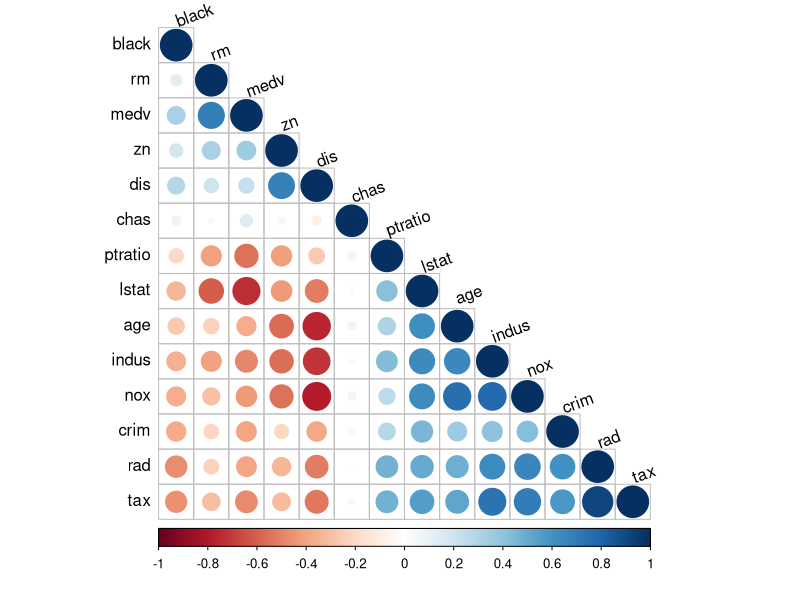
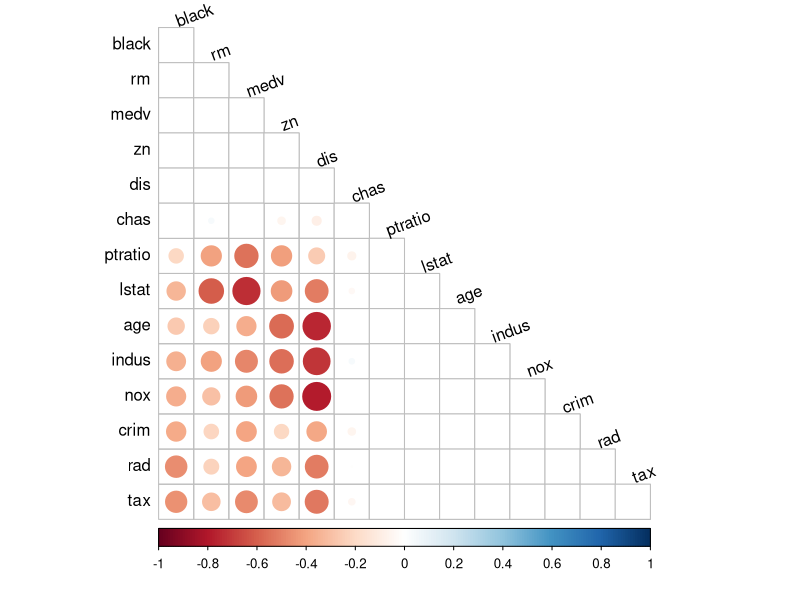
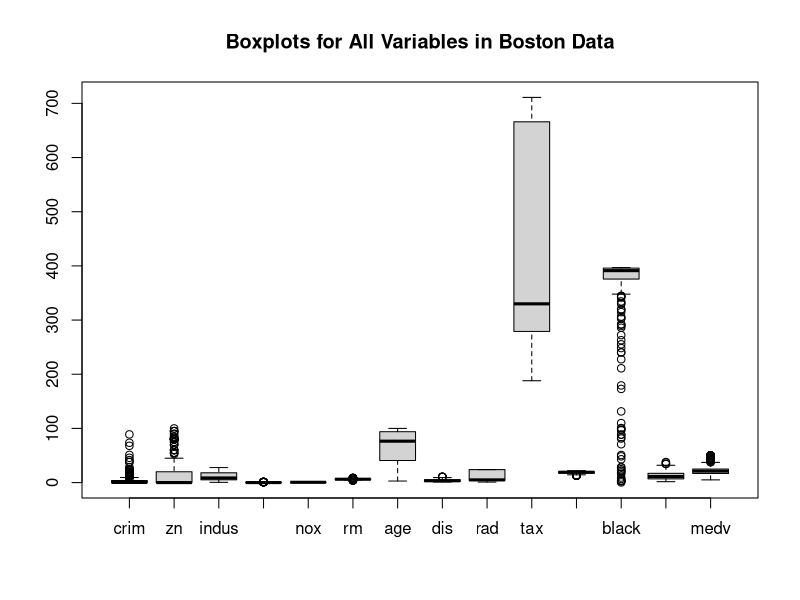
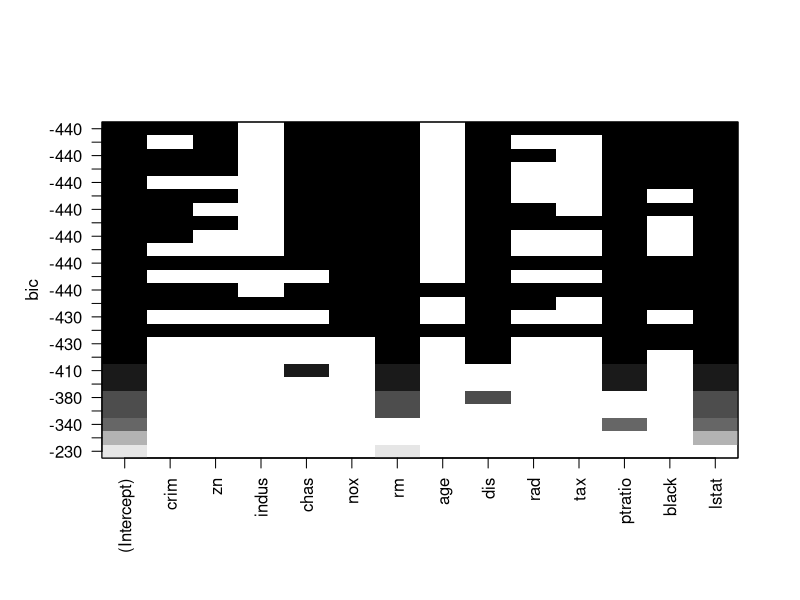
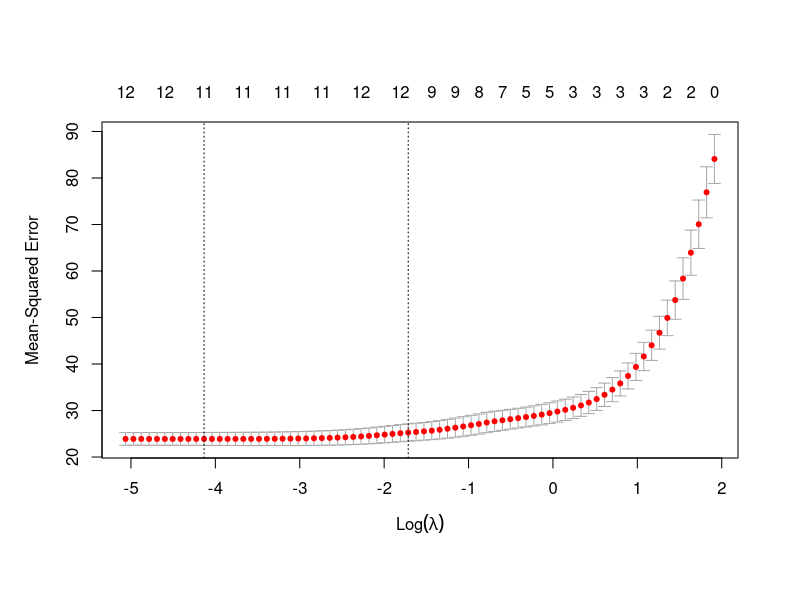
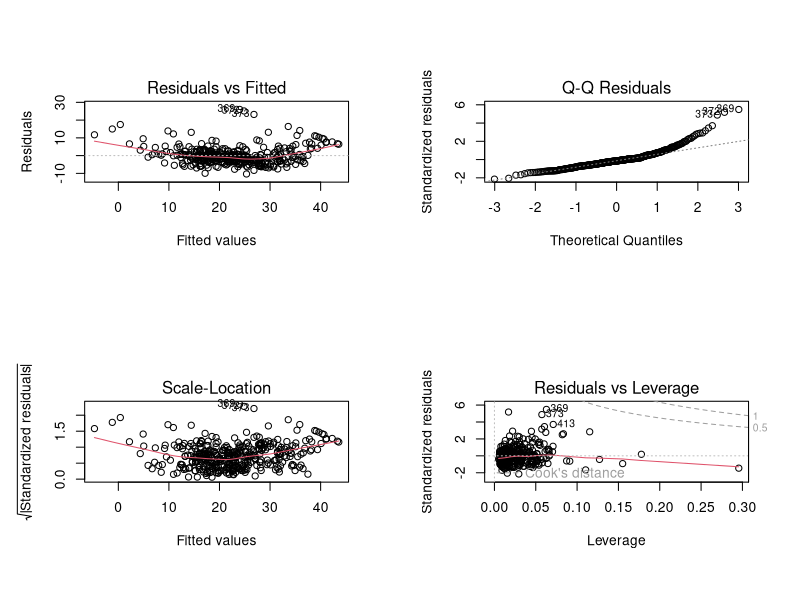

The R script that drew these images, in order: (Note: this script raises an error after producing the figures.)
# Homework 2 Question 1 

library(MASS)
library(corrplot)
library(leaps)
library(glmnet)

data(Boston)
?Boston
names(Boston)

#This splits the data into a Training set and a Testing set.
#Here the training data set is 75% and the testing data set is the unused 25%
sampleIndex <- sample(nrow(Boston),nrow(Boston)*0.75)
BostonTrain <- Boston[sampleIndex,]
BostonTest <- Boston[-sampleIndex,]
summary(BostonTrain)

# 1. Boston Housing data. 
# Random sample a training data set that contains 75% of original data points. 
# Find a best model with training data of Boston Housing using linear regression.
# 
# a) Start with exploratory data analysis. 
dim(BostonTrain)
#    What is the nature of each variable? 
str(Boston)
summary(Boston)
apply(BostonTrain, 2, mean, na.rm = TRUE)
sd(Boston$indus)
#    How about pairwise correlations? 
bostonCor <- cor(BostonTrain)
round(bostonCor, 2)

corrplot(bostonCor, type = "lower", order = "hclust", 
         tl.col = "black", tl.srt = 20)

# Insignificant correlations are leaved blank
corrplot(bostonCor, type = "lower", order = "hclust", 
         p.mat = bostonCor, sig.level = 0.05, insig = "blank",
         tl.col = "black", tl.srt = 20)

#    Are there outliers? 
boxplot(BostonTrain, main = "Boxplots for All Variables in Boston Data")
# boxplot(Boston$crim, main = "Crime Rate by Town")
# boxplot(Boston$zn, main = "Residential land zoned for lots over 25,000 sq.ft")
# boxplot(Boston$indus, main = "Proportion of non-retail business acres")
# boxplot(Boston$nox, main = "Nitrogen Oxides Concentration")
# boxplot(Boston$rm, main = "Average numbers of rooms per dwelling")
# boxplot(Boston$age, main = "Owner-occupied units built prior to 1940")
# boxplot(Boston$dis, main = "Mean of distances to 5 Boston employment centers")
# boxplot(Boston$rad, main = "Accessibility to Radial Highways")
# boxplot(Boston$tax, main = "Property-tax Rate (per $10,000)")
# boxplot(Boston$ptratio, main = "Student-teacher Ratio by Town")
# boxplot(Boston$black, main = "Proportion of African Americans by Town")
# boxplot(Boston$lstat, main = "Lower status of the population")
# boxplot(Boston$medv, main = "Median value of owner-occupied homes (by $10,000)")

#    Any major comments about the data?
#    It may be helpful to go through Page 96-97 of the original paper



#standardizing the data
#optional for Linear models

# i <- 1
# for (i in 1:(ncol(BostonTrain) - 1)) {
#   BostonTrain[,i] <- scale(BostonTrain[,i])
# }

# b) Conduct linear regression on the data (no variable transformation)
model1 <- lm(medv ~ ., data = BostonTrain)
summary(model1)

model1Summary <- summary(model1)
model1Summary$adj.r.squared
AIC(model1)
BIC(model1)

model2 <- lm(medv ~ chas + zn, data = BostonTrain)
summary(model2)
model2Summary <- summary(model2)
model2Summary$adj.r.squared
AIC(model2)
BIC(model2)

# c) Conduct variable selection, including best subset, stepwise, and LASSO.

#regsubsets only takes data frame as input
subsetResult <- regsubsets(medv~.,data = BostonTrain, nbest = 2, nvmax = 14)
summary(subsetResult) #selects variables based on BIC
plot(subsetResult, scale = "bic")

modelSubset <- lm(medv ~ lstat + rm + ptratio + chas + black + crim + dis + nox + rad + tax, data = BostonTrain)
summary(modelSubset)
modelSubsetSummary <- summary(modelSubset)
mean(modelSubset$residuals^2)
modelSubsetSummary$adj.r.squared
AIC(modelSubset)
BIC(modelSubset)


#stepwise
#making an empty lm
emptyModel <- lm(medv ~ 1, data = BostonTrain)
#making a lm with every variable 
fullModel <- lm(medv ~ ., data = BostonTrain)

#backward
modelBackward <- step(fullModel, direction = 'backward')
#want AIC to be smallest also, so the top variable should be removed, bc it lowers the AIC the most 

#forward
modelForward <- step(emptyModel, scope = list(lower = emptyModel, upper = fullModel), direction = 'forward')

#both ways
modelStepwise <- step(emptyModel, scope = list(lower = emptyModel, upper = fullModel), direction = 'both')
summary(modelStepwise)
#it keeps going until the AIC does not lower anymore

lassoMatrix <- glmnet(x = as.matrix(Boston[, -c(which(colnames(Boston) == 'medv'))]), y = Boston$medv, alpha = 1)
#lambda = 0.5
coef(lassoMatrix, s = 0.5)
#lambda = 1
coef(lassoMatrix, s = 1)
#lambda = 0.3145908
coef(lassoMatrix, s = 0.3145908)

#use 5-fold cross validation to pick lambda
cvLassoMatrix = cv.glmnet(x = as.matrix(Boston[, -c(which(colnames(Boston) == 'medv'))]), y = Boston$medv, alpha = 1, nfolds = 5)
plot(cvLassoMatrix)
cvLassoMatrix$lambda.min
cvLassoMatrix$lambda.1se

BostonInsamplePrediction <- predict(lassoMatrix, as.matrix(Boston[, -c(which(colnames(Boston) == 'medv'))]), s = cvLassoMatrix$lambda.1se)

modelLASSO <- lm(medv ~ lstat + rm + ptratio + chas + black + crim + dis + nox + zn , data = BostonTrain)
summary(modelLASSO)
modelLASSOSummary <- summary(modelLASSO)
mean(modelLASSO$residuals^2)
modelLASSOSummary$adj.r.squared
AIC(modelLASSO)
BIC(modelLASSO)
#     Find the best linear model. 
#stepwise
medv ~ lstat + rm + ptratio + dis + nox + zn + chas + black + 
  rad + tax + crim
AIC(modelStepwise)

#      Show residual diagnosis. 
par(mfrow = c(2,2)) # Change the panel layout to 2 x 2
plot(modelLASSO)
#      For LASSO variable selection, you may use either (or both) lambda.min or (and) lambda.1se as optimal λ.
coef(lassoMatrix, s = 0.3145908)
# d) Report model mean squared error (model MSE), R2, and adjusted R2 for the selected model.

modelSubsetSummary <- summary(subsetResult)
mean(modelSubsetSummary$residuals^2)
modelSubsetSummary$r.squared
modelSubsetSummary$adj.r.squared
AIC(modelSubsetSummary)
BIC(modelSubsetSummary)


modelStepwiseSummary <- summary(modelStepwise)
mean(modelStepwiseSummary$residuals^2)
modelStepwiseSummary$r.squared
modelStepwiseSummary$adj.r.squared
AIC(modelStepwise)
BIC(modelStepwise)


modelLassoSummary <- summary(lassoMatrix)
mean(modelStepwiseSummary$residuals^2)
modelStepwiseSummary$r.squared
modelStepwiseSummary$adj.r.squared
AIC(modelStepwise)
BIC(modelStepwise)
# e) Interpret your results. 
#    Write a brief report. 
#    Please clearly label your figures and tables. 
#    No raw outputs please.
# 
